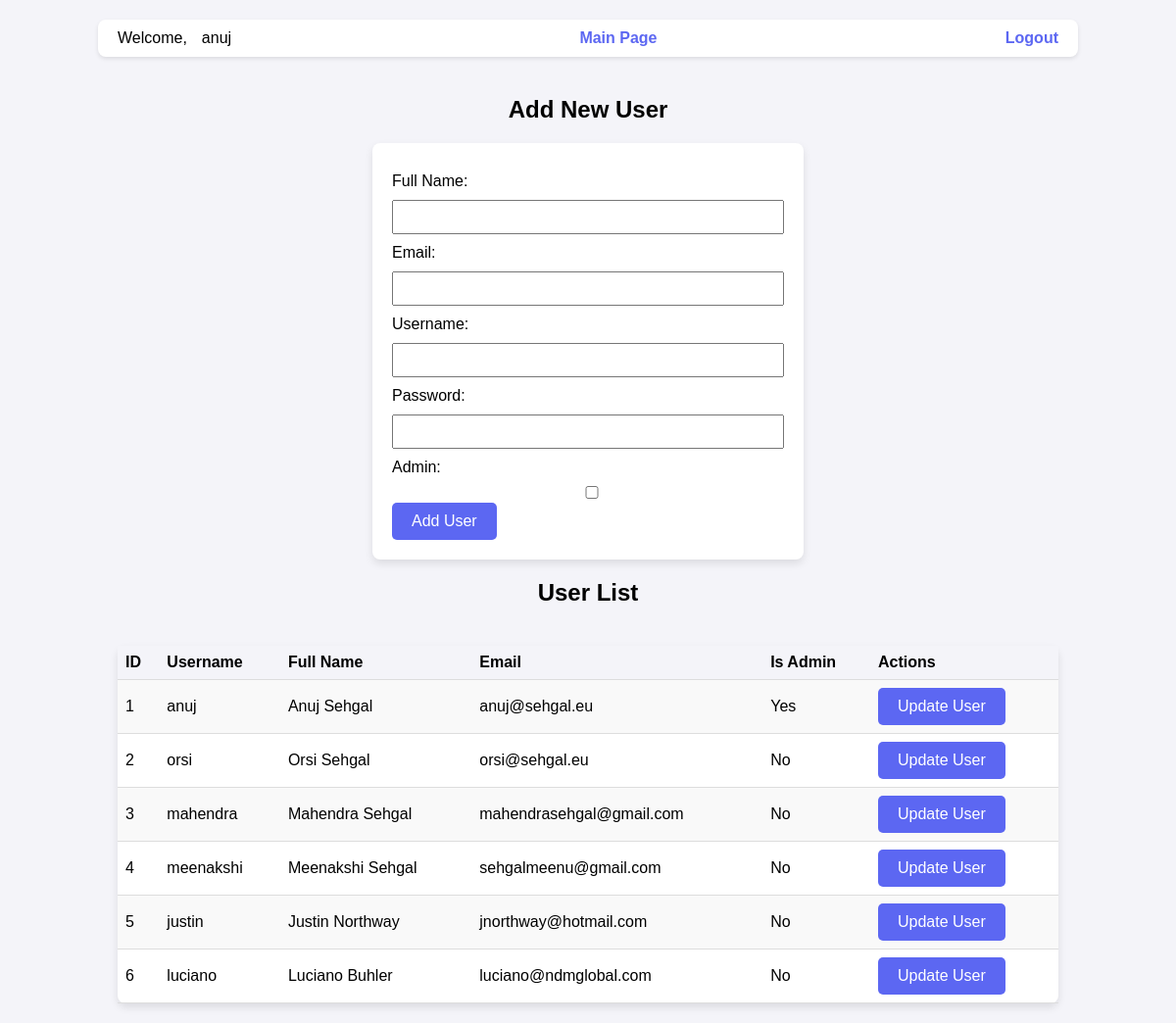
Page /admin (signed in) on the earlier database version.
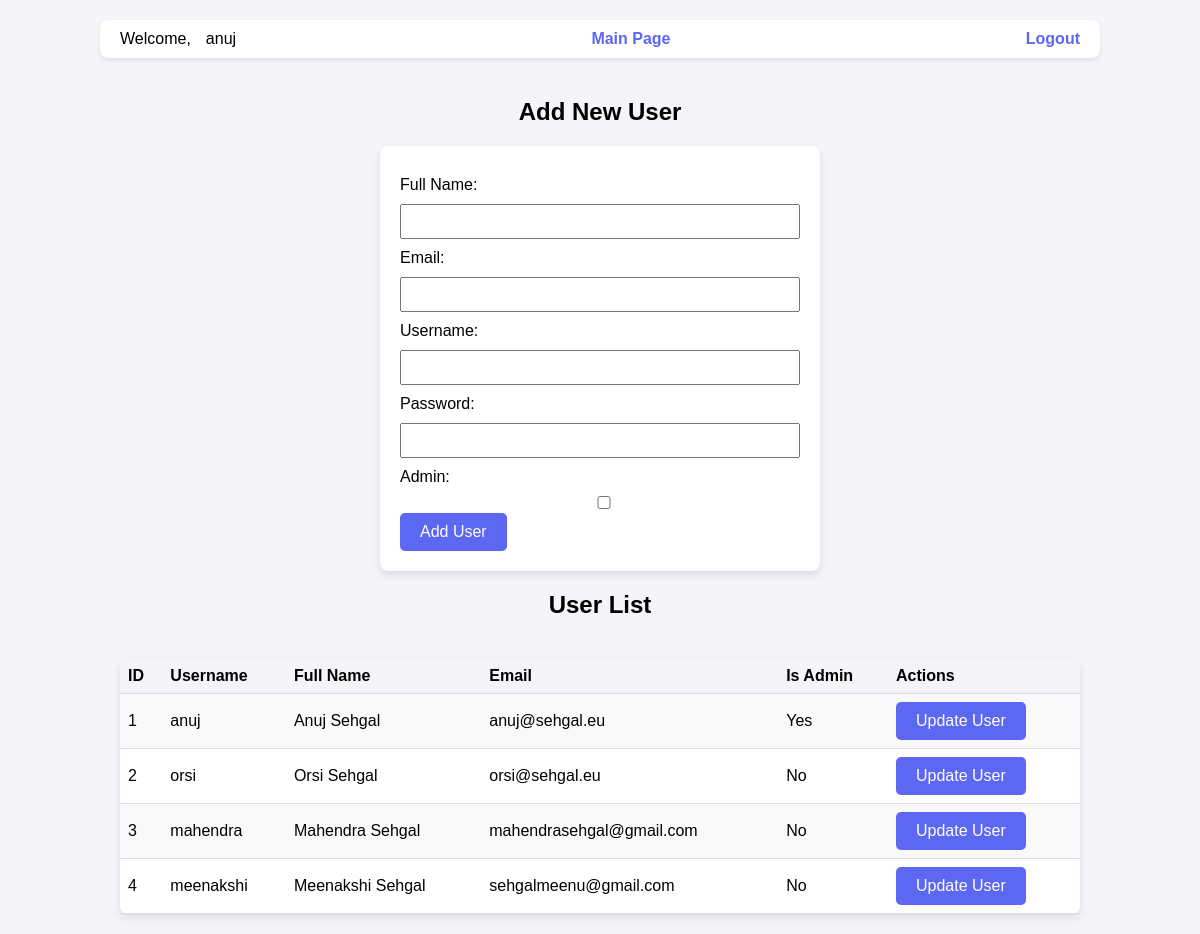
Same page on the later database version.
### tables this page shows
CREATE TABLE users (
                     id INTEGER PRIMARY KEY AUTOINCREMENT,
                     username TEXT UNIQUE NOT NULL,
                     password_hash TEXT NOT NULL,
                     is_admin BOOLEAN NOT NULL DEFAULT 0, full_name TEXT, email TEXT);

### countries/app.py (the view, shortened to what this page needs)
@app.route('/admin', methods=['GET', 'POST'])
@login_required
def admin():
    if not current_user.is_admin:
        return 'Unauthorized', 403
    with sqlite3.connect(DATABASE) as conn:
        conn.row_factory = sqlite3.Row
        cursor = conn.cursor()
        cursor.execute("SELECT id, username, is_admin, full_name, email FROM users")
        users = cursor.fetchall()
    return render_template('admin.html', users=users)

### countries/app.py (called while the page is built)
@login_manager.user_loader
def load_user(user_id):
    with sqlite3.connect(DATABASE) as conn:
        conn.row_factory = sqlite3.Row
        cursor = conn.cursor()
        cursor.execute("SELECT * FROM users WHERE id = ?", (user_id,))
        user = cursor.fetchone()
    if user:
        return User(str(user['id']), user['username'], user['is_admin'])
    return None

### countries/templates/admin.html (shortened to what this page needs)
<!DOCTYPE html>
<html lang="en">
<head>
</head>
<body>
    <header>
        <div>Welcome, <span id="usernameDisplay">{{ current_user.username }}</span></div>
        <a href="/">Main Page</a>
        <div>
            <a href="/logout">Logout</a>
        </div>
    </header>
    <h2>Add New User</h2>
    <form action="/admin" method="post">
      <div>
        <label for="full_name">Full Name:</label>
        <input type="text" id="full_name" name="full_name" required>
      </div>
      <div>
        <label for="email">Email:</label>
        <input type="email" id="email" name="email" required>
      </div>
      <div>
        <label for="username">Username:</label>
        <input type="text" id="username" name="username" required>
      </div>
      <div>
        <label for="password">Password:</label>
        <input type="password" id="password" name="password" required>
      </div>
      <div>
        <label for="is_admin">Admin:</label>
        <input type="checkbox" id="is_admin" name="is_admin">
      </div>
      <button type="submit">Add User</button>
    </form>
    <h2>User List</h2>
    <table>
        <tr>
            <th>ID</th>
            <th>Username</th>
	    <th>Full Name</th>
	    <th>Email</th>
            <th>Is Admin</th>
	    <th>Actions</th>
        </tr>
        {% for user in users %}
        <tr>
            <td>{{ user.id }}</td>
            <td>{{ user.username }}</td>
            <td>{{ user.full_name }}</td>
            <td>{{ user.email }}</td>
            <td>{{ 'Yes' if user.is_admin else 'No' }}</td>
	    <td><button type="button" onclick="showModal('{{ user.id }}', '{{ user.username }}', '{{ user.full_name }}', '{{ user.email }}')">Update User</button></td>
        </tr>
        {% endfor %}
    </table>
</body>
</html>

### countries/templates/admin.html (style rules this page uses)
body { font-family: Arial, sans-serif; background-color: #f4f4f9; margin: 0; padding: 20px; display: flex; flex-direction: column; align-items: center; }
header { width: 90%; max-width: 960px; padding: 10px 20px; background-color: #fff; box-shadow: 0 2px 4px rgba(0,0,0,0.1); display: flex; justify-content: space-between; align-items: center; margin-bottom: 20px; border-radius: 8px; }
header div { display: flex; gap: 15px; }
header a { color: #5c67f2; text-decoration: none; font-weight: bold; }
form { background: white; padding: 20px; border-radius: 8px; box-shadow: 0 4px 8px rgba(0,0,0,0.1); width: 90%; max-width: 400px; }
input[type="text"], input[type="email"], input[type="password"], input[type="checkbox"] { margin-top: 10px; width: 100%; padding: 8px; box-sizing: border-box; }
button { background-color: #5c67f2; color: white; border: none; padding: 10px 20px; border-radius: 5px; cursor: pointer; font-size: 16px; margin-top: 0px; }
label { display: block; margin-top: 10px; }
table { width: 90%; max-width: 960px; border-collapse: collapse; background: white; box-shadow: 0 4px 8px rgba(0,0,0,0.1); border-radius: 8px; margin-top: 20px; }
th, td { padding: 8px; text-align: left; border-bottom: 1px solid #ddd; vertical-align: middle; }
th { background-color: #f4f4f9; }
tr:nth-child(even) { background-color: #f9f9f9; }
th:last-child, td:last-child { width: 20%; }

Differences in the rows shown:
removed users: id "5", username "justin", full_name "Justin Northway", email "jnorthway@hotmail.com", is_admin "No"
removed users: id "6", username "luciano", full_name "Luciano Buhler", email "luciano@ndmglobal.com", is_admin "No"
